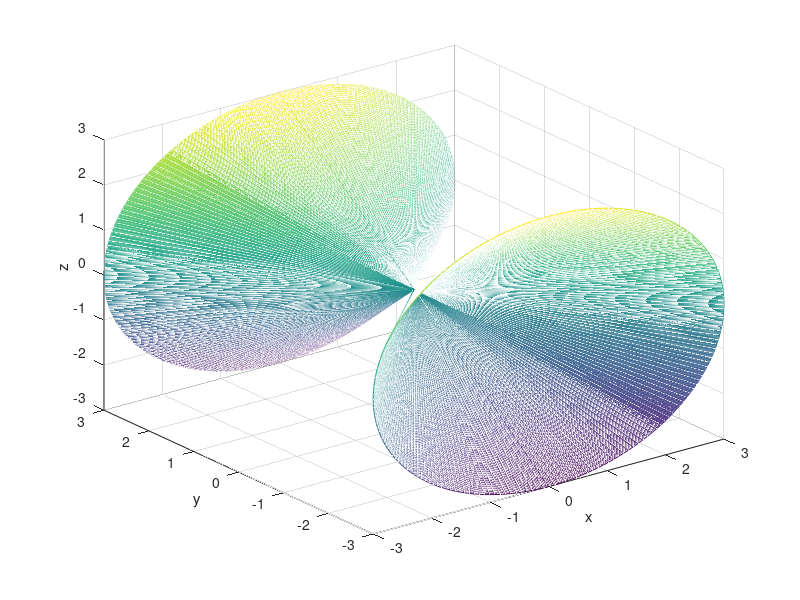

MATLAB code to generate this figure: (Note: this script raises an error after producing the figure.)
close all;
clear all;

a=1;
b=1;
c=1;
u = (-3:0.01:3)';
v = [0:0.01*pi:2*pi];
X = b*u*sin(v);
Y = c*u*ones(size(v));
Z = a*u*cos(v);
sizes = size(X);
figure('Color','w')
mesh(X,Y,Z);
xlabel('x'); ylabel('y'); zlabel('z')

byf = make_points_matrix(X,Y,Z);
byf_1 = byf;
byf_2 = move(byf,0.3,0.4,0.5);
byf_2 = rotate(byf_2,70,'x',0.3,0.4,0.5);

second_figure = make_squared_matrix(byf_2,sizes(1),sizes(2));
sec_x = squeeze(second_figure(1,:,:));
sec_y = squeeze(second_figure(2,:,:));
sec_z = squeeze(second_figure(3,:,:));
hold on;
mesh(sec_x,sec_y,sec_z);


collision = finding_collision(byf_1,byf_2);
col_x = squeeze(collision(:,1));
col_y = squeeze(collision(:,2));
col_z = squeeze(collision(:,3));
plot3(col_x,col_y,col_z,'pr');




